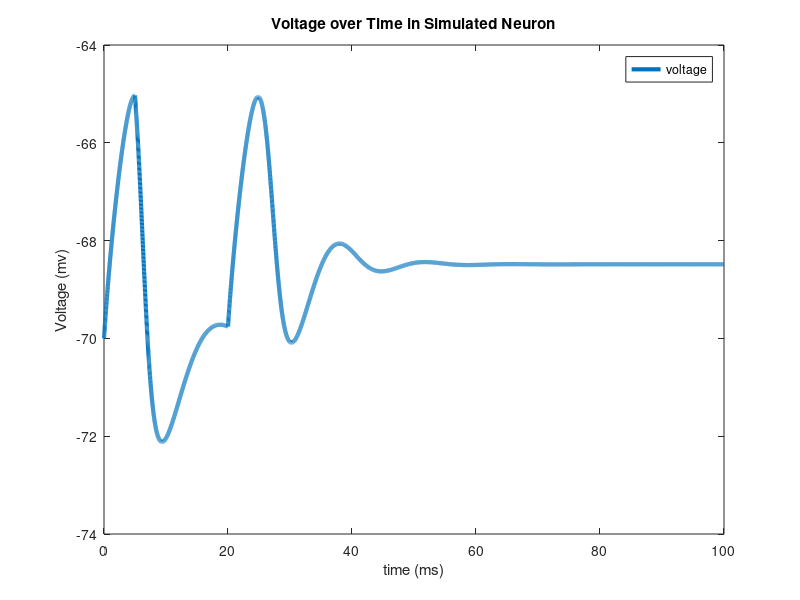
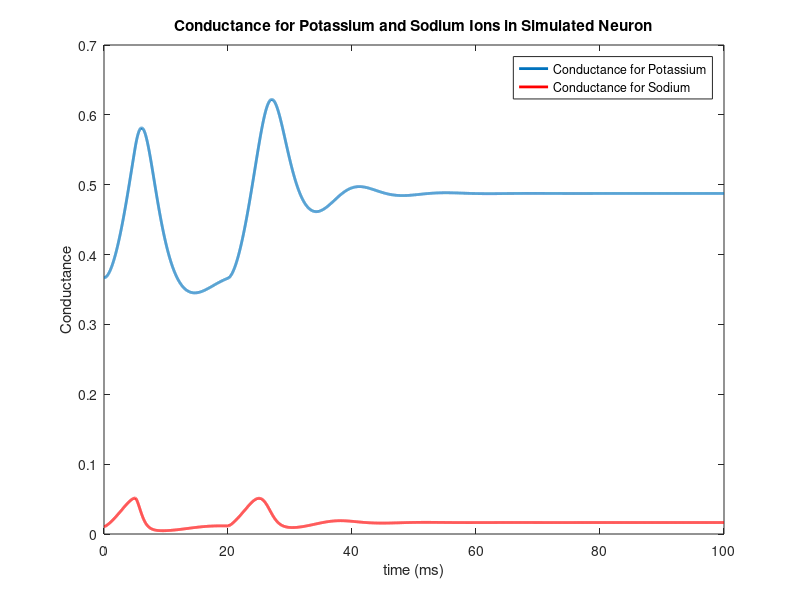

Write the MATLAB code that produced these figures, in order.
close all
%===simulation time===
simulationTime = 100; %in milliseconds
deltaT=.01;
t=0:deltaT:simulationTime;


%===specify the external current I===
changeTimes = [0]; %in milliseconds
currentLevels = [2]; %Change this to see effect of different currents on voltage (Suggested values: 3, 20, 50, 1000)

%Set externally applied current across time
%Here, first 500 timesteps are at current of 50, next 1500 timesteps at
%current of zero (resets resting potential of neuron), and the rest of
%timesteps are at constant current
I(1:500) = currentLevels; I(501:2000) = 0; I(2001:numel(t)) = currentLevels;
%Comment out the above line and uncomment the line below for constant current, and observe effects on voltage timecourse
%I(1:numel(t)) = currentLevels;


%===constant parameters===%
%All of these can be found in Table 3
gbar_K=36; gbar_Na=120; g_L=.3;
E_K = -12; E_Na=115; E_L=10.6;
C=1;


%===set the initial states===%
V=0; %Baseline voltage
alpha_n = .01 * ( (10-V) / (exp((10-V)/10)-1) ); %Equation 12
beta_n = .125*exp(-V/80); %Equation 13
alpha_m = .1*( (25-V) / (exp((25-V)/10)-1) ); %Equation 20
beta_m = 4*exp(-V/18); %Equation 21
alpha_h = .07*exp(-V/20); %Equation 23
beta_h = 1/(exp((30-V)/10)+1); %Equation 24

n(1) = alpha_n/(alpha_n+beta_n); %Equation 9
m(1) = alpha_m/(alpha_m+beta_m); %Equation 18
h(1) = alpha_h/(alpha_h+beta_h); %Equation 18


for i=1:numel(t)-1 %Compute coefficients, currents, and derivates at each time step
   
    %---calculate the coefficients---%
    %Equations here are same as above, just calculating at each time step
    alpha_n(i) = .01 * ( (10-V(i)) / (exp((10-V(i))/10)-1) );
    beta_n(i) = .125*exp(-V(i)/80);
    alpha_m(i) = .1*( (25-V(i)) / (exp((25-V(i))/10)-1) );
    beta_m(i) = 4*exp(-V(i)/18);
    alpha_h(i) = .07*exp(-V(i)/20);
    beta_h(i) = 1/(exp((30-V(i))/10)+1);
   
   
    %---calculate the currents---%
    I_Na = (m(i)^3) * gbar_Na * h(i) * (V(i)-E_Na); %Equations 3 and 14
    I_K = (n(i)^4) * gbar_K * (V(i)-E_K); %Equations 4 and 6
    I_L = g_L *(V(i)-E_L); %Equation 5
    I_ion = I(i) - I_K - I_Na - I_L;
   
   
    %---calculate the derivatives using Euler first order approximation---%
    V(i+1) = V(i) + deltaT*I_ion/C;
    n(i+1) = n(i) + deltaT*(alpha_n(i) *(1-n(i)) - beta_n(i) * n(i)); %Equation 7
    m(i+1) = m(i) + deltaT*(alpha_m(i) *(1-m(i)) - beta_m(i) * m(i)); %Equation 15
    h(i+1) = h(i) + deltaT*(alpha_h(i) *(1-h(i)) - beta_h(i) * h(i)); %Equation 16

end


V = V-70; %Set resting potential to -70mv

%===plot Voltage===%
plot(t,V,'LineWidth',3)
hold on
legend({'voltage'})
ylabel('Voltage (mv)')
xlabel('time (ms)')
title('Voltage over Time in Simulated Neuron')


%===plot Conductance===%
figure
p1 = plot(t,gbar_K*n.^4,'LineWidth',2);
hold on
p2 = plot(t,gbar_Na*(m.^3).*h,'r','LineWidth',2);
legend([p1, p2], 'Conductance for Potassium', 'Conductance for Sodium')
ylabel('Conductance')
xlabel('time (ms)')
title('Conductance for Potassium and Sodium Ions in Simulated Neuron')